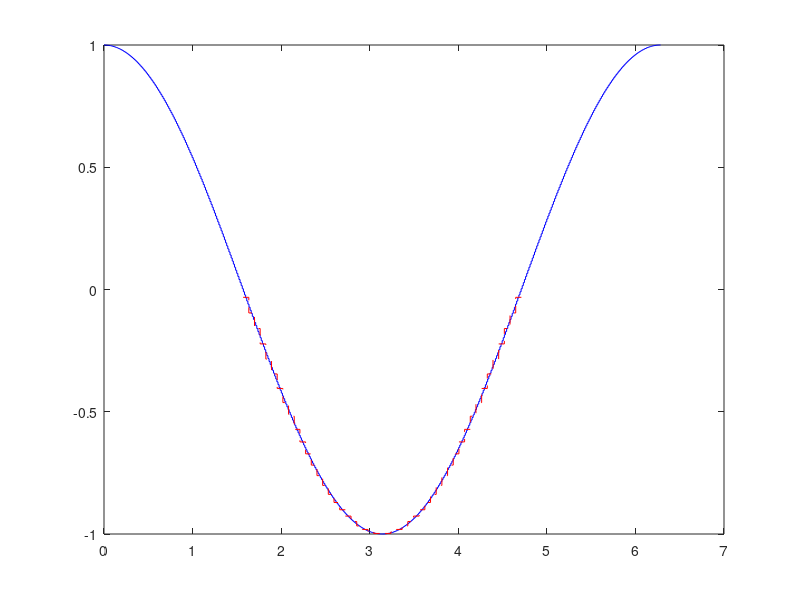

This figure's MATLAB source: (Note: this script raises an error after producing the figure.)
%% interp1d.m
%% Author: Timothy Williams
%% Date: 20160830
function M_interp = interp1d(nodes_out,nodes_in,method)

DO_TEST  = 0;
if nargin==0
   DO_TEST     = 1;
   nodes_in    = pi*linspace(0,2,500)';
   nodes_out   = pi*linspace(.5,1.5,50)';
   %method      = 'NodeToElement'
   method      = 'ElementToElement'
   %method      = 'ElementToNode' %TODO
   %method      = 'NodeToNode'    %TODO
end

nn1   = length(nodes_in);
nn2   = length(nodes_out);
ne1   = nn1-1;
ne2   = nn2-1;
tol   = 1e-12;

switch method;
case('ElementToElement')
   %% average value over each x interval
   %% - matrix is just fractional overlap

   M_interp = zeros(ne2,ne1);
   for i=1:ne2
      ym = nodes_out(i);
      yp = nodes_out(i+1);
      dy = yp-ym;
      %%
      xL = max(ym,nodes_in(1:end-1));
      xU = min(yp,nodes_in(2:end));
      Hm = heaviside(nodes_in(2:end)-ym).*heaviside(yp-nodes_in(1:end-1));
      Im = Hm.*(xU-xL);
      %%
      M_interp(i,:)  = Im/dy;
   end

case('ElementToNode')
   %% Get best straight-line fit
   error('method  = ''ElementToNode'' not implemented');

   M_interp = zeros(nn2,ne1);
   for i=1:nn2
      xn = nodes_out(i);
      dx = abs(xn-nodes_in);
      jn = find(min(dx)==dx);
      if (xn<nodes_in(1)-tol)|(xn>nodes_in(end)+tol)
         continue;
      end
      if (dx>tol)&(jn>1)
         M_interp(i,jn)    = 1;
      else
         M_interp(i,jn-1)  = .5;
         M_interp(i,jn)    = .5;
      end
   end

case('NodeToNode')
   %% linear interpolation
   error('method = ''NodeToNode'' not implemented');

   M_interp = zeros(nn2,nn1);

case('NodeToElement')
   %% average value over each x interval

   M_interp = zeros(ne2,nn1);
   for i=1:ne2
      ym = nodes_out(i);
      yp = nodes_out(i+1);
      dy = yp-ym;
      %%
      xL = max(ym,nodes_in(1:end-1));
      xU = min(yp,nodes_in(2:end));
      Dx = nodes_in(2:end)-nodes_in(1:end-1);
      Hm = heaviside(nodes_in(2:end)-ym).*heaviside(yp-nodes_in(1:end-1));
      %%
      Im1   = .5*Hm./Dx.*...
               ( (xU-nodes_in(1:end-1)).^2 - (xL-nodes_in(1:end-1)).^2 );
      Im0   = (xU-xL).*Hm-Im1;
      %%
      M_interp(i,1:end-1)  = Im0/dy;
      M_interp(i,2:end)    = M_interp(i,2:end).'+Im1/dy;
   end

end


if DO_TEST
   ss = strsplit(method,'To');
   f  = cos(nodes_in);

   if strcmp(ss{1},'Node')
      %% interp from nodes
      plot(nodes_in,f,'-x');
      hold on;
   else
      f     = .5*(f(2:end)+f(1:end-1));
      X     = zeros(2*ne1,1);
      Y     = zeros(2*ne1,1);
      X(1:2:2*ne1)   = nodes_in(1:end-1);
      X(2:2:2*ne1)   = nodes_in(2:end);
      Y(1:2:2*ne1)   = f;
      Y(2:2:2*ne1)   = f;
      plot(X,Y,'-b');
      hold on;
   end

   fap   = M_interp*f;
   if strcmp(ss{2},'Node')
      plot(nodes_out,fap,'-xr');
   else
      X     = zeros(2*ne2,1);
      Y     = zeros(2*ne2,1);
      X(1:2:2*ne2)   = nodes_out(1:end-1);
      X(2:2:2*ne2)   = nodes_out(2:end);
      Y(1:2:2*ne2)   = fap;
      Y(2:2:2*ne2)   = fap;
      plot(X,Y,'--r');
   end
   hold off;
   fn_fullscreen;

end

function y=heaviside(x)
y  = max(0,sign(x));
